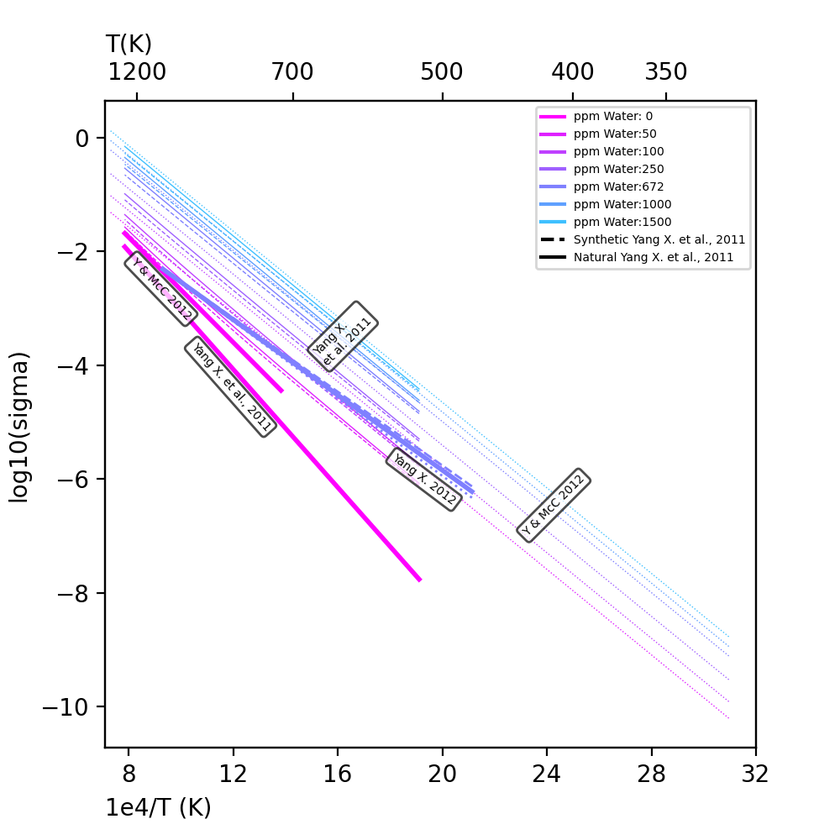
#> input picture ensemble_images/lower_crustal_cpx.png, 840 x 840 px, shrunk from 1000 x 1000 before the run
$ python -i align_images.py   (imports and definitions only)
#> lines starting #> are read from the running program, lines starting #| are printed output that depends on the picture; after the words box and inside, x2 and y2 are one past the last pixel; in counts of white or black regions, pixels touching at a corner belong together
import numpy as np
from scipy.ndimage import correlate
from PIL import Image


def _get_image_array(location):
#> called with location = '../ensemble_images/lower_crustal_cpx.png'
    img = 255-np.asarray(Image.open(location).convert('L')).astype(float)
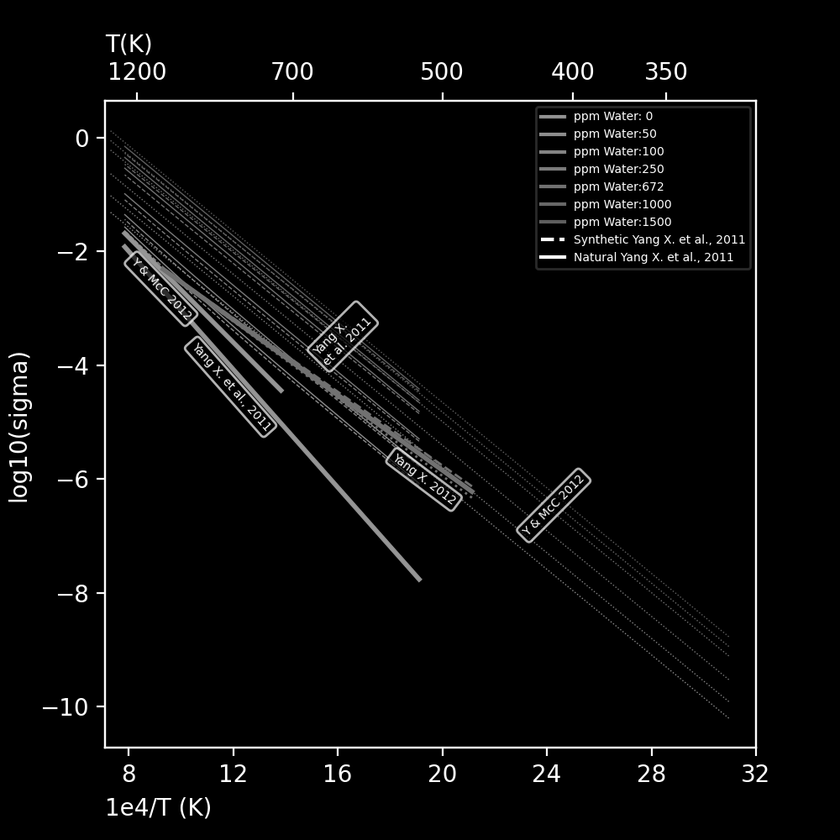
#> img: shape (840, 840) float64; min 0, max 255, mean 7.9
    img/=255
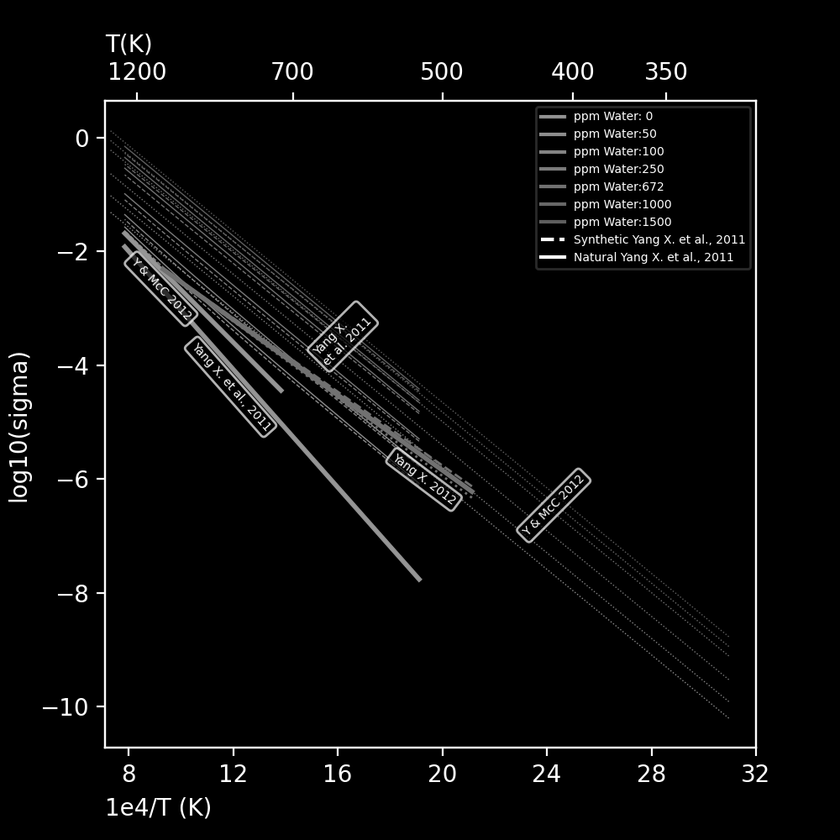
#> img: shape (840, 840) float64; 10.94% of pixels changed, all inside (x1, y1, x2, y2) = (6, 31, 770, 821)
    return img

def get_corner_weight_masks():
    corner_1 = np.zeros((200,200))# upper left
    corner_1[:,:2]=1
    corner_1[:2,:]=1

    corner_2 = np.zeros((200,200))# lower right
    corner_2[:,-2:]=1
    corner_2[-2:,:]=1
    corner_3 = np.zeros((200,200)) # upper right
    corner_3[:,-2:]=1
    corner_3[:3,:]=1
    corner_4 = np.zeros((200,200)) # lower left
    corner_4[:,:3]=1
    corner_4[-2:,:]=1
    return corner_4, corner_2, corner_1, corner_3

def get_corner_indices(img_location):
    image_array = _get_image_array(img_location)
    shape = image_array.shape
#> shape = (840, 840)
    corner_4, corner_2, corner_1, corner_3 =  get_corner_weight_masks()
    lower_left  = correlate(image_array,corner_4, mode='constant')
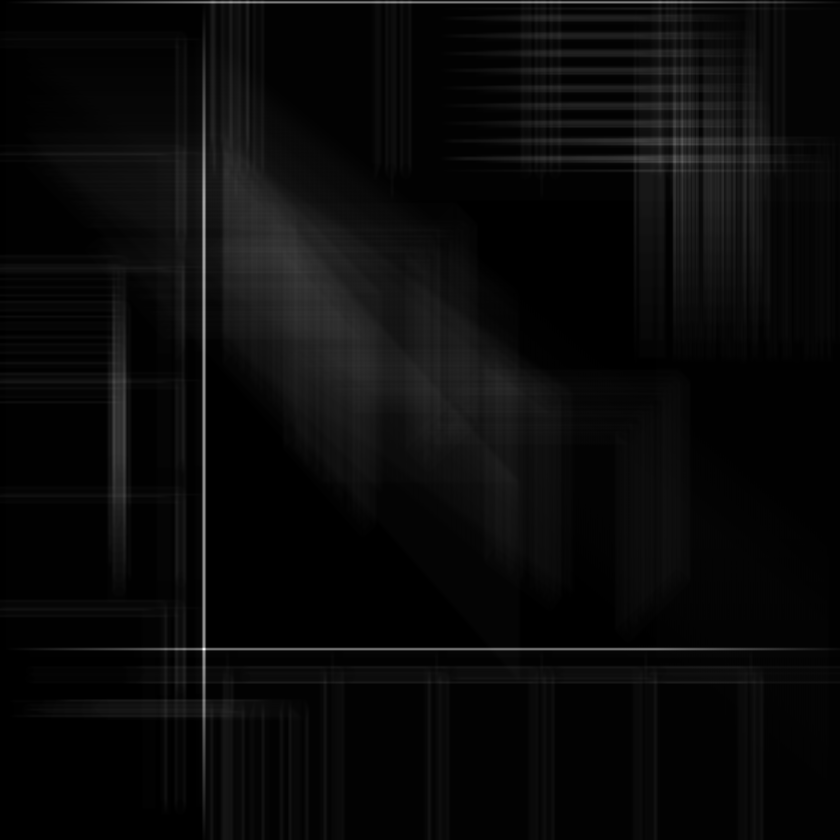
#> lower_left: shape (840, 840) float64; min 0, max 701.1, mean 27.5; drawn with min black and max white
    lower_left = np.unravel_index(lower_left.argmax(), shape)
#> lower_left = (649, 203)

    lower_right = correlate(image_array,corner_2,  mode='constant')
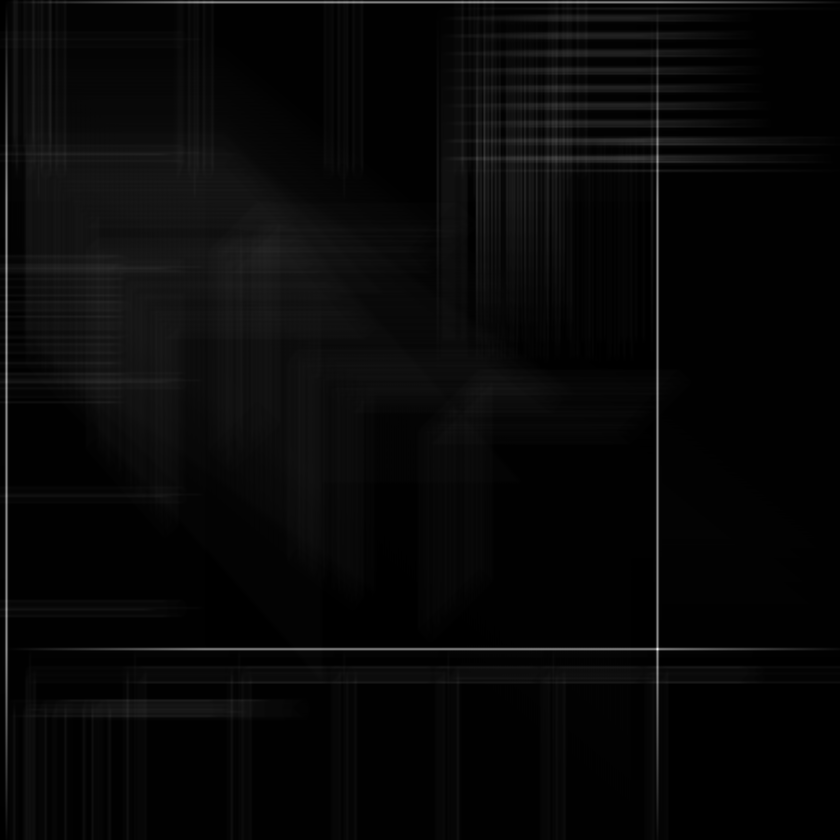
#> lower_right: shape (840, 840) float64; min 0, max 680.2, mean 22.1; drawn with min black and max white
    lower_right = np.unravel_index(lower_right.argmax(), shape)
#> lower_right = (649, 657)

    upper_left = correlate(image_array,corner_1,  mode='constant')
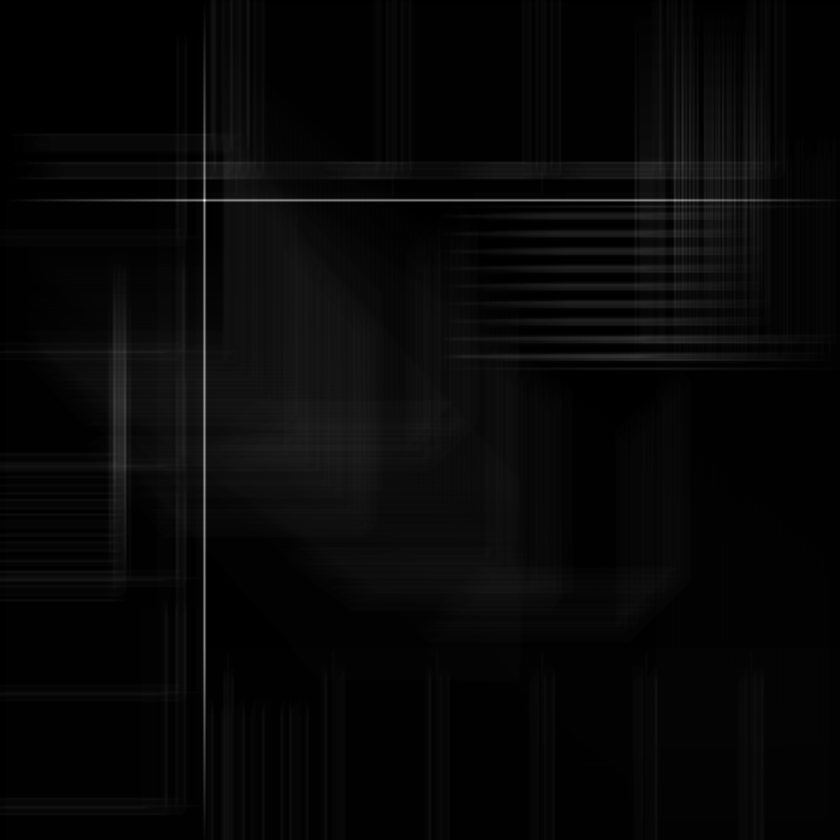
#> upper_left: shape (840, 840) float64; min 0, max 718.4, mean 21.3; drawn with min black and max white
    upper_left = np.unravel_index(upper_left.argmax(), shape)
#> upper_left = (200, 204)

    upper_right = correlate(image_array,corner_3,  mode='constant')
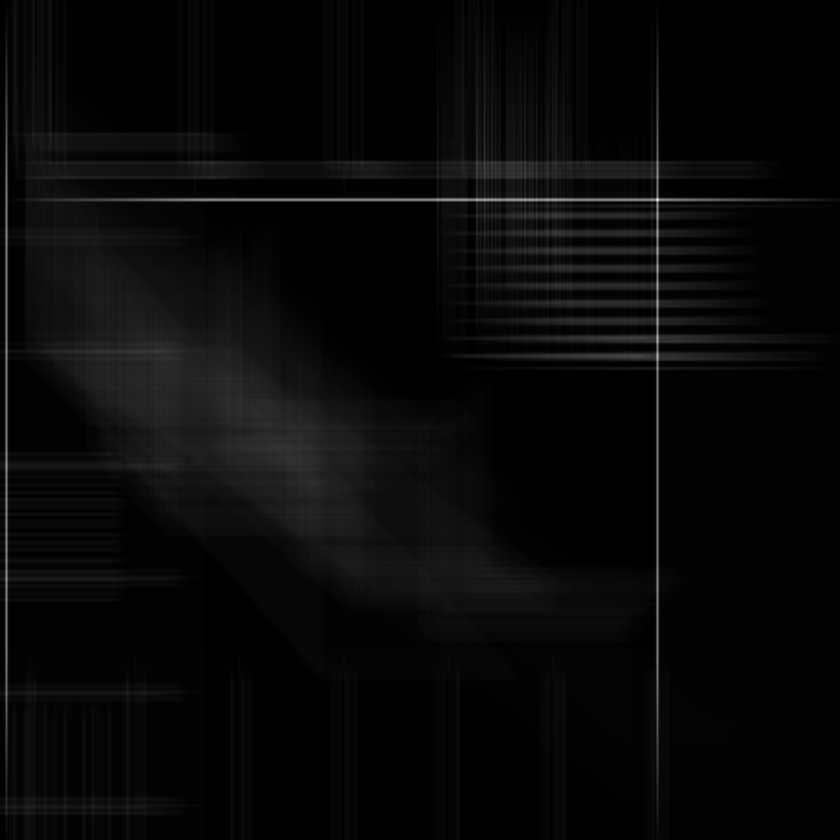
#> upper_right: shape (840, 840) float64; min 0, max 761.9, mean 26.5; drawn with min black and max white
    upper_right = np.unravel_index(upper_right.argmax(), shape)
#> upper_right = (199, 657)
    return lower_left, lower_right, upper_left, upper_right, image_array

# image to real coordinates:

def get_y_extent(img,y0,y1,yprime0,yprime1):
    ymin = y0 + (y1-y0)/(yprime1 - yprime0)*-yprime0
    ymax = y0 + (y1-y0)/(yprime1 - yprime0)*(img.shape[0]-yprime0)
    return ymin, ymax

def get_x_extent(img,x0,x1,xprime0,xprime1):
    xmin = x0 + (x1-x0)/(xprime1 - xprime0)*-xprime0
    xmax = x0 + (x1-x0)/(xprime1 - xprime0)*(img.shape[1]-xprime0)
    return xmin, xmax

def get_extent(x0,x1,y0,y1,img_location):
    lower_left, lower_right, upper_left, upper_right, image_array = get_corner_indices(img_location)
    xprime0 = lower_left[1]-100
    xprime1 = lower_right[1]+100

    yprime0 = lower_left[0]+100
    yprime1 = upper_right[0]-100

    ymin, ymax = get_y_extent(image_array,y0,y1,yprime0,yprime1)
    xmin, xmax = get_x_extent(image_array,x0,x1,xprime0,xprime1)
    return xmin, xmax, ymax, ymin

>>> result = get_corner_indices('../ensemble_images/lower_crustal_cpx.png')
#> result = 5 items
